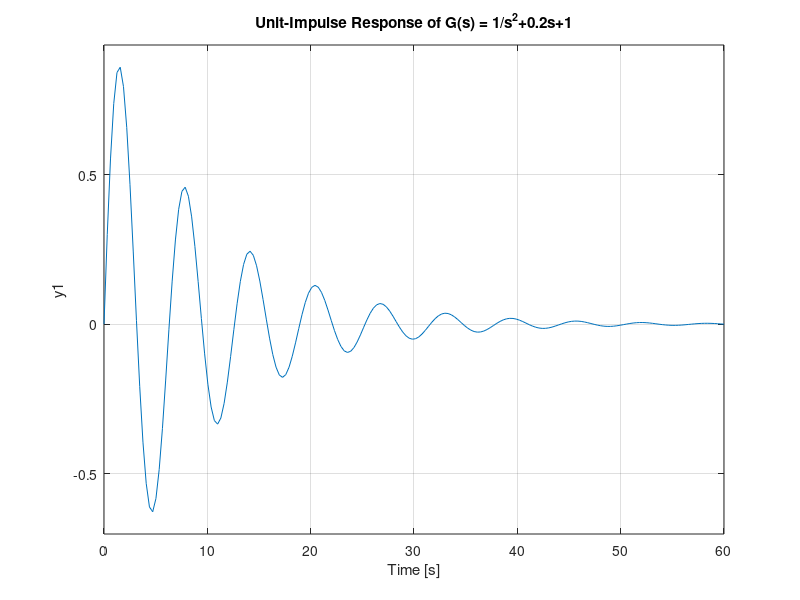

MATLAB code for this plot:
pkg load control
%Impulse response of a standard second order system
% with zeta = 0.1 and wn =1
num = [0 0 1];
den = [1 0.2 1];
sys =tf(num,den);
impulse(sys)
title('Unit-Impulse Response of G(s) = 1/s^2+0.2s+1')
grid on